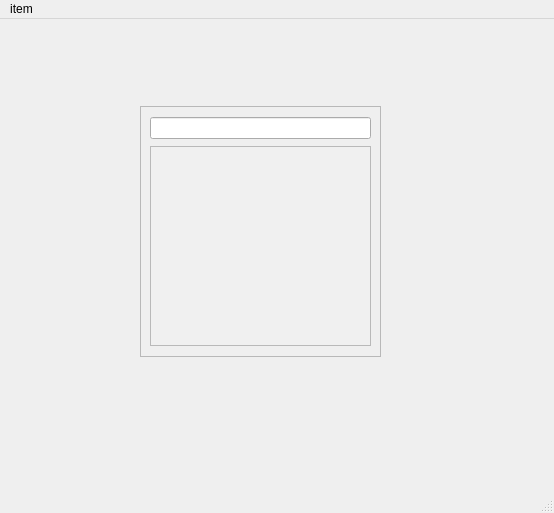
<?xml version="1.0" encoding="UTF-8"?>
<ui version="4.0">
 <class>MainWindow</class>
 <widget class="QMainWindow" name="MainWindow">
  <property name="geometry">
   <rect>
    <x>0</x>
    <y>0</y>
    <width>554</width>
    <height>513</height>
   </rect>
  </property>
  <property name="minimumSize">
   <size>
    <width>554</width>
    <height>513</height>
   </size>
  </property>
  <property name="maximumSize">
   <size>
    <width>554</width>
    <height>513</height>
   </size>
  </property>
  <property name="windowTitle">
   <string>MainWindow</string>
  </property>
  <widget class="QWidget" name="centralwidget">
   <widget class="QFrame" name="frame">
    <property name="geometry">
     <rect>
      <x>140</x>
      <y>87</y>
      <width>241</width>
      <height>251</height>
     </rect>
    </property>
    <property name="frameShape">
     <enum>QFrame::StyledPanel</enum>
    </property>
    <property name="frameShadow">
     <enum>QFrame::Raised</enum>
    </property>
    <layout class="QVBoxLayout" name="verticalLayout">
     <item>
      <widget class="QLineEdit" name="txt_search"/>
     </item>
     <item>
      <widget class="QTableView" name="tableView">
       <property name="maximumSize">
        <size>
         <width>16777215</width>
         <height>200</height>
        </size>
       </property>
       <property name="styleSheet">
        <string notr="true">/* table background and text colors */
QTableView{
	background-color:#f0f0f0;
	color:black;
}
/* items hover */
QTableView::item:hover {
    background-color: #e5ffef;  /* Color when hovering over a cell */
}
/* selected items color and text color when selected*/
QTableView::item:selected {
    background-color: #e5ffef;  /* Color when hovering over a cell */
	color:black;
}

/* first row and first column coloring */
QHeaderView::section {
    background-color: darkgrey;
    color: white;
    font-weight: bold;
	/*padding:5px;*/ /* to increase main row column size */
}

/* scrollbar background and size */
QScrollBar:horizontal {
    background: lightgrey; 
    height: 10px; /* height of bar */
} 
QScrollBar:vertical {
    background: lightgrey;  
    width: 10px;
}

/* slider color and slider edges radius to make it curvy*/
QScrollBar::handle:horizontal, QScrollBar::handle:vertical {
    background: darkgrey;  
    border-radius: 5px;
}
/* add scrollbar buttons to right and left */
QScrollBar::add-line, QScrollBar::sub-line {
    background: #FF6347;  /* Distinct color */
    width: 20px;          /* Adequate width */
    height: 20px;         /* Adequate height */
    border: 1px solid #000; /* Border to make them more visible */
    subcontrol-origin: margin; /* Ensure they appear inside the scrollbar */
}</string>
       </property>
      </widget>
     </item>
    </layout>
   </widget>
  </widget>
  <widget class="QMenuBar" name="menubar">
   <property name="geometry">
    <rect>
     <x>0</x>
     <y>0</y>
     <width>554</width>
     <height>21</height>
    </rect>
   </property>
   <widget class="QMenu" name="menuitem">
    <property name="title">
     <string>item</string>
    </property>
    <addaction name="actionitem2"/>
    <addaction name="separator"/>
    <addaction name="actionitem3"/>
    <addaction name="actionitem4"/>
    <addaction name="separator"/>
    <addaction name="actionitem5"/>
    <addaction name="actionitem6"/>
   </widget>
   <addaction name="menuitem"/>
  </widget>
  <widget class="QStatusBar" name="statusbar"/>
  <action name="actionitem2">
   <property name="text">
    <string>item2</string>
   </property>
  </action>
  <action name="actionitem3">
   <property name="text">
    <string>item3</string>
   </property>
  </action>
  <action name="actionitem4">
   <property name="text">
    <string>item4</string>
   </property>
  </action>
  <action name="actionitem5">
   <property name="text">
    <string>item5</string>
   </property>
  </action>
  <action name="actionitem6">
   <property name="text">
    <string>item6</string>
   </property>
  </action>
 </widget>
 <resources/>
 <connections/>
</ui>
